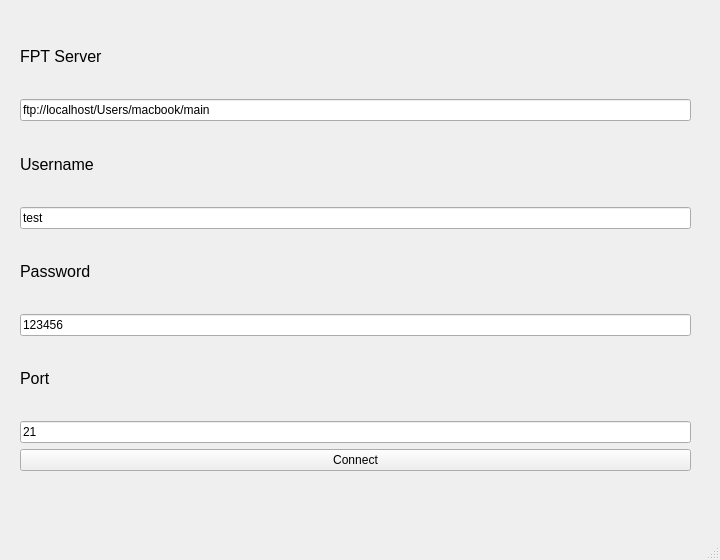
<?xml version="1.0" encoding="UTF-8"?>
<ui version="4.0">
 <class>MainWindow</class>
 <widget class="QMainWindow" name="MainWindow">
  <property name="geometry">
   <rect>
    <x>0</x>
    <y>0</y>
    <width>720</width>
    <height>560</height>
   </rect>
  </property>
  <property name="windowTitle">
   <string>MainWindow</string>
  </property>
  <widget class="QWidget" name="centralwidget">
   <widget class="QWidget" name="verticalLayoutWidget">
    <property name="geometry">
     <rect>
      <x>20</x>
      <y>20</y>
      <width>671</width>
      <height>451</height>
     </rect>
    </property>
    <layout class="QVBoxLayout" name="verticalLayout">
     <item>
      <widget class="QLabel" name="label">
       <property name="font">
        <font>
         <pointsize>12</pointsize>
        </font>
       </property>
       <property name="text">
        <string>FPT Server</string>
       </property>
      </widget>
     </item>
     <item>
      <widget class="QLineEdit" name="lineEdit">
       <property name="text">
        <string>ftp://localhost/Users/macbook/main</string>
       </property>
       <property name="placeholderText">
        <string>ftp://example/</string>
       </property>
      </widget>
     </item>
     <item>
      <widget class="QLabel" name="label_2">
       <property name="font">
        <font>
         <pointsize>12</pointsize>
        </font>
       </property>
       <property name="text">
        <string>Username</string>
       </property>
      </widget>
     </item>
     <item>
      <widget class="QLineEdit" name="lineEdit_2">
       <property name="text">
        <string>test</string>
       </property>
       <property name="placeholderText">
        <string>username</string>
       </property>
      </widget>
     </item>
     <item>
      <widget class="QLabel" name="label_3">
       <property name="font">
        <font>
         <pointsize>12</pointsize>
        </font>
       </property>
       <property name="text">
        <string>Password</string>
       </property>
      </widget>
     </item>
     <item>
      <widget class="QLineEdit" name="lineEdit_3">
       <property name="text">
        <string>123456</string>
       </property>
       <property name="placeholderText">
        <string>password</string>
       </property>
      </widget>
     </item>
     <item>
      <widget class="QLabel" name="label_4">
       <property name="font">
        <font>
         <pointsize>12</pointsize>
        </font>
       </property>
       <property name="text">
        <string>Port</string>
       </property>
      </widget>
     </item>
     <item>
      <widget class="QLineEdit" name="lineEdit_4">
       <property name="text">
        <string>21</string>
       </property>
      </widget>
     </item>
     <item>
      <widget class="QPushButton" name="pushButton">
       <property name="text">
        <string>Connect</string>
       </property>
      </widget>
     </item>
    </layout>
   </widget>
  </widget>
  <widget class="QMenuBar" name="menubar">
   <property name="geometry">
    <rect>
     <x>0</x>
     <y>0</y>
     <width>720</width>
     <height>43</height>
    </rect>
   </property>
  </widget>
  <widget class="QStatusBar" name="statusbar"/>
 </widget>
 <resources/>
 <connections/>
</ui>
